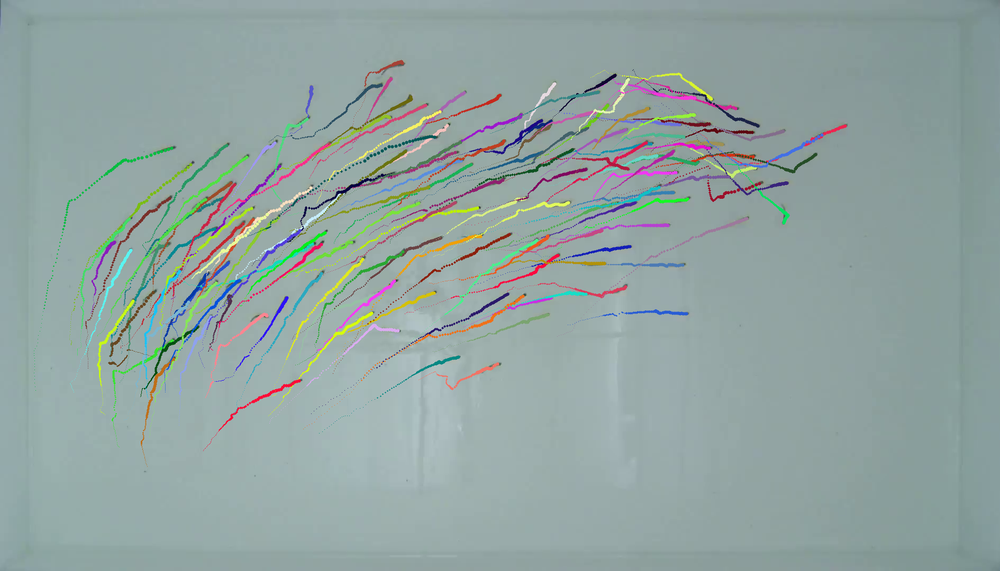
#> input picture examples/imgs/pol.png, 1000 x 571 px, shrunk from 1890 x 1080 before the run
$ python -i tracktor.py   (imports and definitions only)   (older library calls are emulated)
#> lines starting #> are read from the running program, lines starting #| are printed output that depends on the picture; after the words box and inside, x2 and y2 are one past the last pixel; in counts of white or black regions, pixels touching at a corner belong together
#> further down, picture is the input picture: shape (571, 1000, 3); mean B, G, R 161.6, 164.1, 146.3
import numpy as np
import pandas as pd
import cv2
from sklearn.cluster import KMeans
from scipy.optimize import linear_sum_assignment
from scipy.spatial.distance import cdist

def colour_to_thresh(frame, block_size = 31, offset = 25):
    """
    This function retrieves a video frame and preprocesses it for object tracking.
    The code blurs image to reduce noise, converts it to greyscale and then returns a
    thresholded version of the original image.

    Parameters
    ----------
    frame: ndarray, shape(n_rows, n_cols, 3)
        source image containing all three colour channels
    block_size: int(optional), default = 31
        block_size determines the width of the kernel used for adaptive thresholding.
        Note: block_size must be odd. If even integer is used, the programme will add
        1 to the block_size to make it odd.
    offset: int(optional), default = 25
        constant subtracted from the mean value within the block

    Returns
    -------
    thresh: ndarray, shape(n_rows, n_cols, 1)
        binarised(0,255) image
    """
#> called with block_size = 31, offset = 25
    frame = cv2.blur(frame, (5,5))
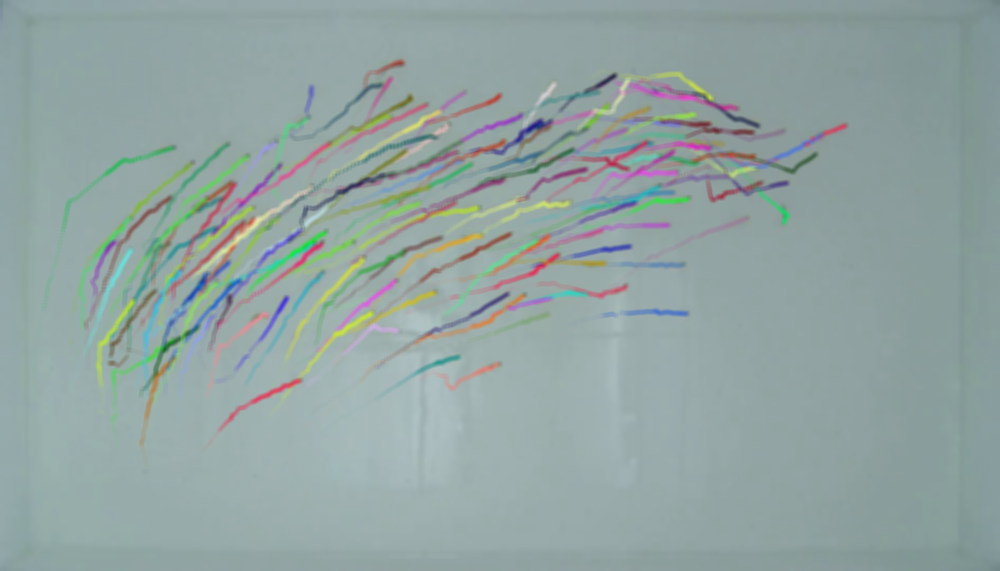
#> frame: shape (571, 1000, 3); mean of channels 0, 1, 2 161.6, 164.1, 146.3; drawn as B, G, R
    gray = cv2.cvtColor(frame, cv2.COLOR_BGR2GRAY)
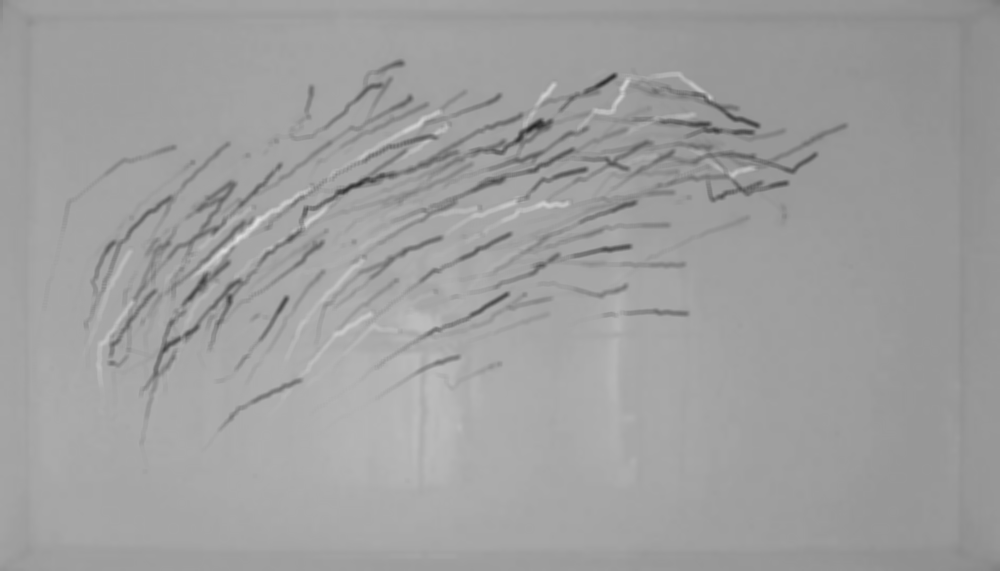
#> gray: shape (571, 1000); min 38, max 221, mean 158.5
    thresh = cv2.adaptiveThreshold(gray, 255, cv2.ADAPTIVE_THRESH_MEAN_C, cv2.THRESH_BINARY_INV, block_size, offset)
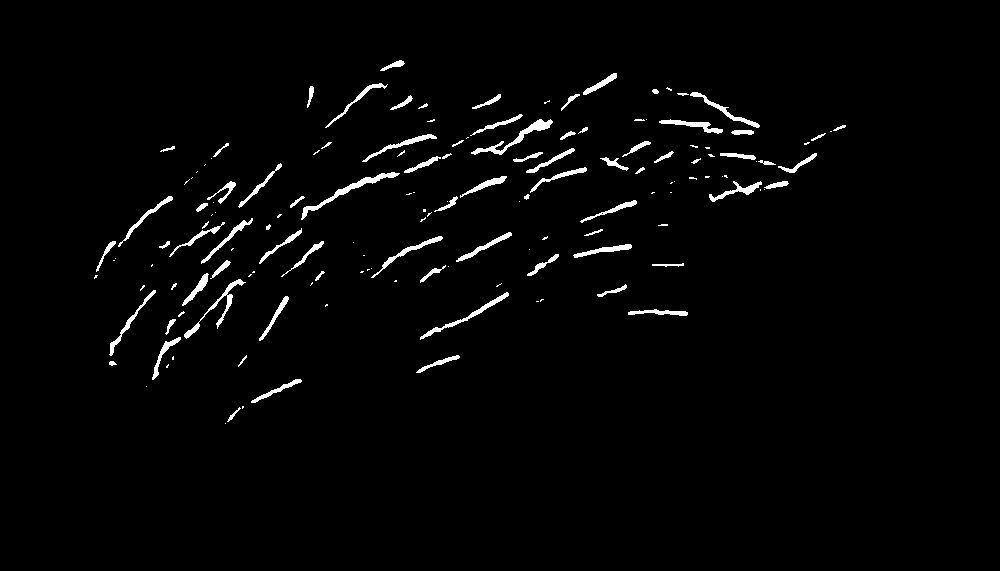
#> thresh: shape (571, 1000); 2.1% white; 150 white regions (71 under 20 px), largest, box (x1, y1, x2, y2) and area: (301, 172, 400, 220) 545, (471, 119, 553, 155) 508, (184, 279, 246, 339) 423
    return thresh

# [216 lines left out: functions detect_and_draw_contours, apply_k_means, hungarian_algorithm, reorder_and_draw, reject_outliers, not called in this run]

>>> import cv2
>>> picture = cv2.imread('imgs/pol.png')
>>> result = colour_to_thresh(picture)

$ run again, on examples/imgs/rot2pol.png
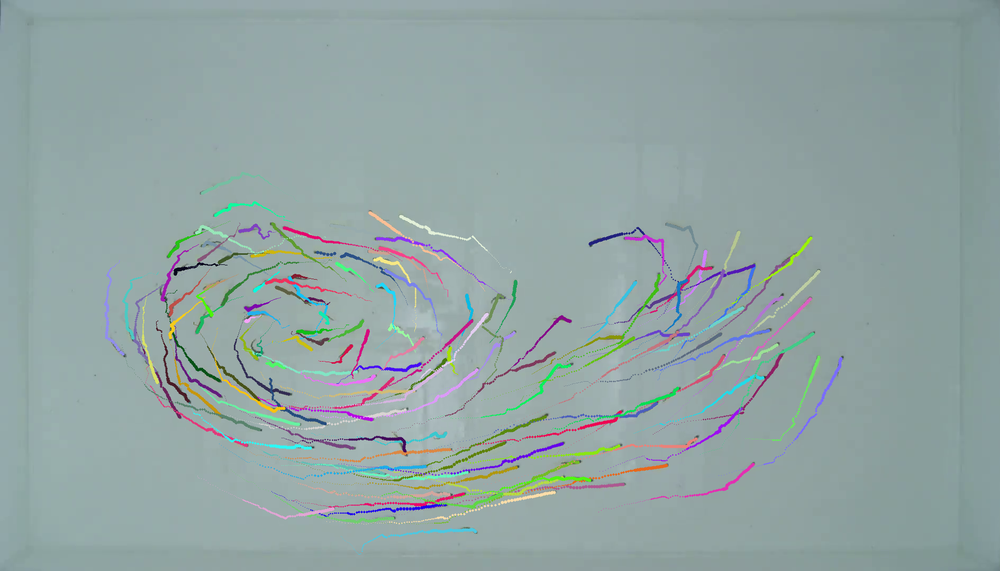
#> input picture examples/imgs/rot2pol.png, 1000 x 571 px, shrunk from 1890 x 1080 before the run
#> picture is the input picture: shape (571, 1000, 3); mean B, G, R 163.5, 164.5, 146.5
#> in colour_to_thresh, `gray = cv2.cvtColor(frame, cv2.COLOR_BGR2GRAY)`:
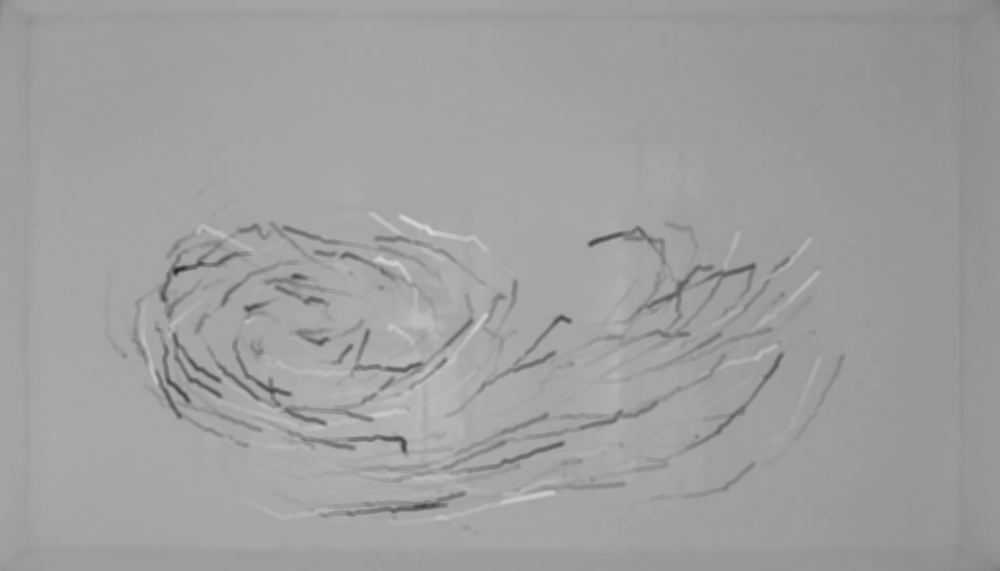
#> gray: shape (571, 1000); min 33, max 218, mean 159
#> in colour_to_thresh, `thresh = cv2.adaptiveThreshold(gray, 255, cv2.ADAPTIVE_THRESH_MEAN_C, ..`:
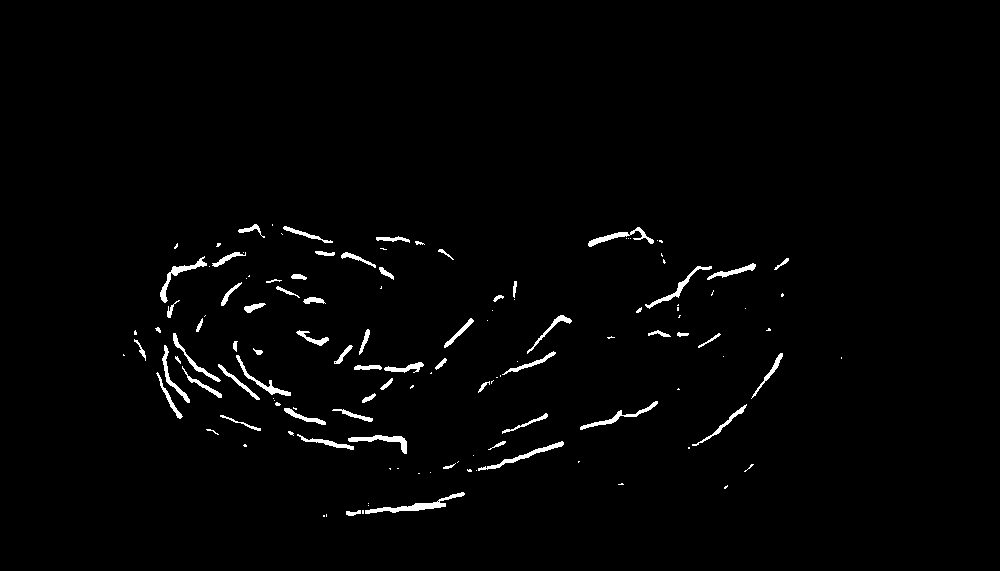
#> thresh: shape (571, 1000); 1.6% white; 130 white regions (64 under 20 px), largest, box (x1, y1, x2, y2) and area: (365, 492, 465, 514) 505, (478, 441, 564, 471) 357, (160, 256, 207, 303) 355
